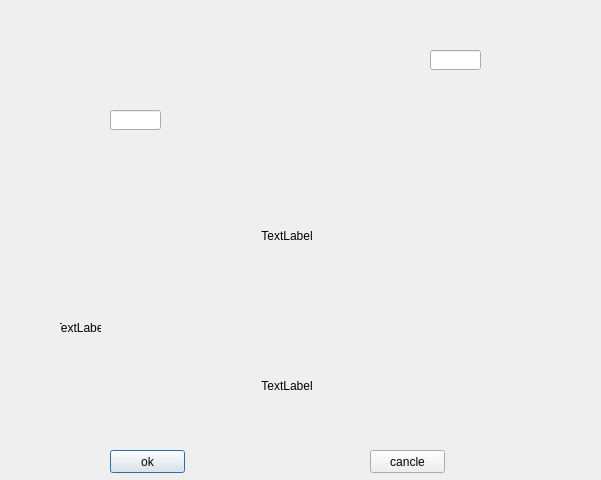
<?xml version="1.0" encoding="UTF-8"?>
<ui version="4.0">
 <class>EnvelopIniDialog</class>
 <widget class="QDialog" name="EnvelopIniDialog">
  <property name="geometry">
   <rect>
    <x>0</x>
    <y>0</y>
    <width>601</width>
    <height>480</height>
   </rect>
  </property>
  <property name="windowTitle">
   <string>Dialog</string>
  </property>
  <widget class="QLabel" name="label">
   <property name="geometry">
    <rect>
     <x>20</x>
     <y>0</y>
     <width>531</width>
     <height>441</height>
    </rect>
   </property>
   <property name="styleSheet">
    <string notr="true">border-image: url(:/images/envelope);</string>
   </property>
   <property name="text">
    <string/>
   </property>
  </widget>
  <widget class="QLineEdit" name="incRLineEdit">
   <property name="geometry">
    <rect>
     <x>110</x>
     <y>110</y>
     <width>51</width>
     <height>20</height>
    </rect>
   </property>
  </widget>
  <widget class="QLineEdit" name="incLLineEdit">
   <property name="geometry">
    <rect>
     <x>430</x>
     <y>50</y>
     <width>51</width>
     <height>20</height>
    </rect>
   </property>
  </widget>
  <widget class="QLabel" name="branchLenghtLabel">
   <property name="geometry">
    <rect>
     <x>260</x>
     <y>230</y>
     <width>54</width>
     <height>12</height>
    </rect>
   </property>
   <property name="text">
    <string>TextLabel</string>
   </property>
   <property name="alignment">
    <set>Qt::AlignCenter</set>
   </property>
  </widget>
  <widget class="QLabel" name="DiameterLabel">
   <property name="geometry">
    <rect>
     <x>60</x>
     <y>320</y>
     <width>41</width>
     <height>16</height>
    </rect>
   </property>
   <property name="text">
    <string>TextLabel</string>
   </property>
   <property name="alignment">
    <set>Qt::AlignCenter</set>
   </property>
  </widget>
  <widget class="QLabel" name="mainLengthLabel">
   <property name="geometry">
    <rect>
     <x>260</x>
     <y>380</y>
     <width>54</width>
     <height>12</height>
    </rect>
   </property>
   <property name="text">
    <string>TextLabel</string>
   </property>
   <property name="alignment">
    <set>Qt::AlignCenter</set>
   </property>
  </widget>
  <widget class="QPushButton" name="okButton">
   <property name="geometry">
    <rect>
     <x>110</x>
     <y>450</y>
     <width>75</width>
     <height>23</height>
    </rect>
   </property>
   <property name="text">
    <string>ok</string>
   </property>
  </widget>
  <widget class="QPushButton" name="cancleButton">
   <property name="geometry">
    <rect>
     <x>370</x>
     <y>450</y>
     <width>75</width>
     <height>23</height>
    </rect>
   </property>
   <property name="text">
    <string>cancle</string>
   </property>
  </widget>
 </widget>
 <resources/>
 <connections/>
</ui>
